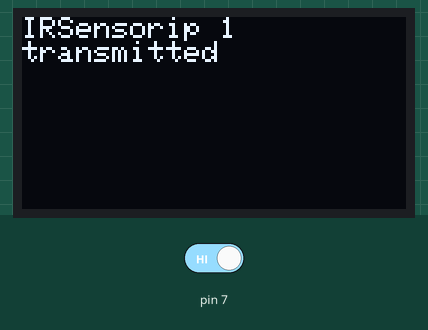
Simulated run of this sketch. Board: Arduino Uno, built with avr-gcc and run on an emulated ATmega328P. On the bench: 128×64 one-colour display. The inputs (shaded band) are chosen by the test bench; at power-on: pin 7 HIGH. The display library's start-up logo is not drawn.

Above: at 1.2 s.
1.3 s: pin 7 driven LOW
At 2.4 s:
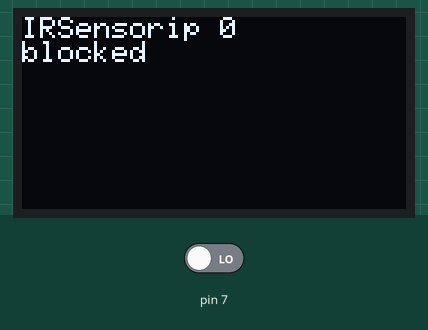
2.8 s: pin 7 driven HIGH
At 3.8 s:
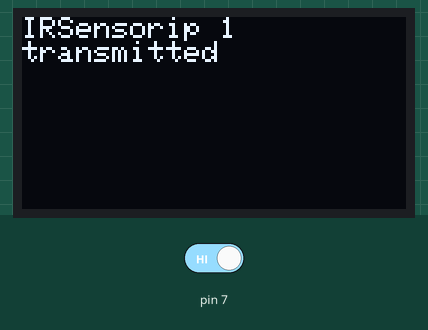
Timing chart, 0 to 5.8 s (numbered marks = the images above; inputs shaded):
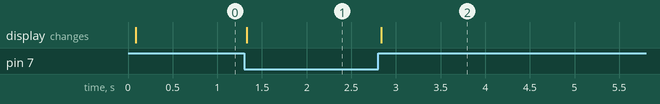

The sketch:

irdisplay.ino
```cpp
#include <Wire.h>
#include <Adafruit_GFX.h>
#include<Adafruit_SSD1306.h>
#include<SPI.h>

#define SCREEN_WIDTH 128 // OLED display width, in pixels
#define SCREEN_HEIGHT 64 // OLED display height, in pixels
#define OLED_RESET     4 // Reset pin # (or -1 if sharing Arduino reset pin)


Adafruit_SSD1306 display(SCREEN_WIDTH, SCREEN_HEIGHT, &Wire, OLED_RESET);
void setup(){
  display.begin(SSD1306_SWITCHCAPVCC, 0x3C);
  display.display();
  pinMode(7,INPUT);
  Serial.begin(9600);
}
void loop()
{display.clearDisplay();
 display.setTextColor(WHITE);
display.setCursor(0,0);
 display.print("IRSensorip ");
display.println(digitalRead(7));
if(digitalRead(7)==0)
  {
  display.print("blocked");
  }
 else{

    display.print("transmitted");
    }

display.display();
}
```

Measured:
- after the input at 1.3 s, the display: changes at once (image 1)
- after the input at 2.8 s, the display: changes at once (image 2)
